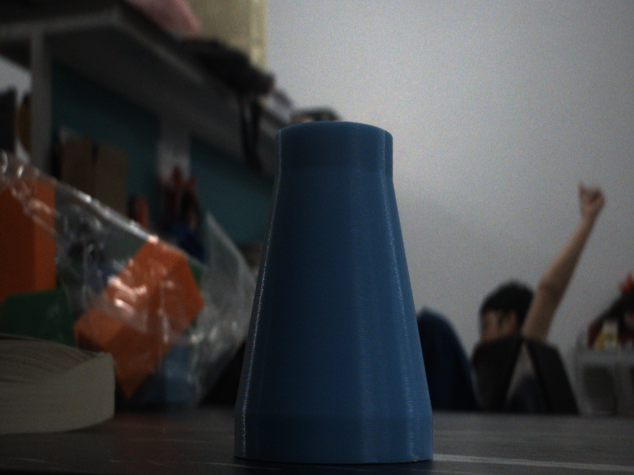
#> input picture block/light_blue.png, 634 x 475 px, found by its file name; its folder holds 4 pictures in this run
$ python felling_color.py
#> lines starting #> are read from the running program, lines starting #| are printed output that depends on the picture; after the words box and inside, x2 and y2 are one past the last pixel; in counts of white or black regions, pixels touching at a corner belong together
import cv2
import os
import numpy as np
from pathlib import Path

import yaml


CONFIG_PATH = Path(__file__).resolve().parent / "config.yaml"


def load_config(path=CONFIG_PATH):
    """从 YAML 文件加载颜色检测配置"""
    path = Path(path)
    if not path.exists():
        raise FileNotFoundError(f"找不到颜色检测配置文件: {path}")
    with path.open("r", encoding="utf-8") as f:
        return yaml.safe_load(f)


# [7 lines left out: function save_config, not called in this run]


CONFIG = load_config()

# ==================== 颜色阈值配置（由 config.yaml 加载） ====================
_COLORS_CFG = CONFIG["colors"]
COLOR_KEYS = list(_COLORS_CFG["order"])

color_thresholds = {}
MORPH_PARAMS = {}
COLOR_CODE_MAP = {}
for _name in COLOR_KEYS:
    _cfg = _COLORS_CFG[_name]
    color_thresholds[_name] = {
        k: list(v) for k, v in _cfg.items()
        if k in ('lower', 'upper', 'lower1', 'upper1', 'lower2', 'upper2')
    }
    MORPH_PARAMS[_name] = (int(_cfg['morph']['erode']),
                           int(_cfg['morph']['dilate']))
    COLOR_CODE_MAP[_name] = str(_cfg['code'])

# 反向映射：颜色代码 → 颜色名（用于根据 QR 任务只检测目标颜色）
CODE_TO_KEY = {code: name for name, code in COLOR_CODE_MAP.items()}

_DET_CFG = CONFIG["detection"]


# [27 lines left out: function build_color_masks, not called in this run]


class BlockDetector:
    """物块颜色检测器 —— 封装所有检测状态，支持 reset 重置"""

    def __init__(self, detection_area=None, circle_params=None,
                 stability_settings=None, timeout_ms=None, kernel_size=None):
        # 默认值统一取自 config.yaml；显式传入的参数优先
        if detection_area is None:
            detection_area = _DET_CFG.get("detection_area")
        self.detection_area = detection_area  # [x, y, w, h]，None 表示全图
        # 霍夫圆参数
        if circle_params is None:
            circle_params = dict(_DET_CFG.get("circle", {}))
        self.circle_params = circle_params
        # 稳定性设置
        if stability_settings is None:
            stability_settings = dict(_DET_CFG.get("stability", {}))
        self.stability_settings = stability_settings
        if timeout_ms is None:
            timeout_ms = _DET_CFG.get("timeout_ms", 100)
        self.timeout_settings = {'timeout_ms': timeout_ms}
        if kernel_size is None:
            kernel_size = _DET_CFG.get("kernel_size", 3)
        self.kernel = np.ones((kernel_size, kernel_size), np.uint8)

        # ---- 运行状态 ----
        self.reset()

    def reset(self):
        """重置所有检测状态（新一轮检测前调用）"""
        self.stable_count = 0
        self.color_stable_count = 0
        self.last_center = None
        self.last_color = None
        self.final_color = None
        self.last_radius = 0

    def _build_color_masks(self, hsv_img, target_key=None):
        """构建颜色掩膜。target_key 不为 None 时只构建目标颜色掩膜"""
        masks = {}
        keys = [target_key] if target_key else COLOR_KEYS
        for color_key in keys:
            cfg = color_thresholds[color_key]
            if 'lower1' in cfg:  # 双阈值（红色）
                m1 = cv2.inRange(hsv_img,
                                 np.array(cfg['lower1']), np.array(cfg['upper1']))
                m2 = cv2.inRange(hsv_img,
                                 np.array(cfg['lower2']), np.array(cfg['upper2']))
                mask = cv2.bitwise_or(m1, m2)
            else:
                mask = cv2.inRange(hsv_img,
                                   np.array(cfg['lower']), np.array(cfg['upper']))
            # 形态学
            e_iter, d_iter = MORPH_PARAMS[color_key]
            mask = cv2.erode(mask, self.kernel, iterations=e_iter)
            mask = cv2.dilate(mask, self.kernel, iterations=d_iter)
            masks[color_key] = mask
        return masks

    def detect(self, frame, target_code=None):
        """
        1. 全图做灰度和高斯模糊
        2. （若配置了 detection_area）只在该 ROI 内做 HSV 与轮廓筛选，
           排除画面边缘/自身车轮等误检区域；输出坐标映射回全图
        3. 找出目标颜色 → 建掩膜 → 轮廓筛选 → 真正的目标区域
        4. 对目标区域构建 ROI，画圆
        5. 输出 (formatted_data, center, color_code)

        Returns:
            (formatted_data, center, color_code)  或  (None, None, None)
        """
        h, w_full = frame.shape[:2]
#> h = 475; w_full = 634

        # ── 步骤 0：按配置裁剪检测区域（ROI 内检测，坐标后面映射回全图） ──
        roi = self.detection_area
        if roi is not None:
            rx, ry, rw, rh = (int(v) for v in roi)
            rx = max(0, min(rx, w_full - 1))
#> rx = 100
            ry = max(0, min(ry, h - 1))
#> ry = 200
            rw = max(0, min(rw, w_full - rx))
#> rw = 440
            rh = max(0, min(rh, h - ry))
#> rh = 220
            if rw <= 0 or rh <= 0:
                return None, None, None
            frame = frame[ry:ry + rh, rx:rx + rw]
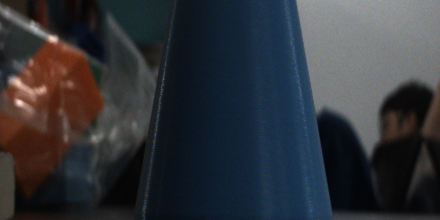
#> frame: shape (220, 440, 3); mean of channels 0, 1, 2 57.1, 51.8, 49.1; drawn as B, G, R
        else:
            rx = ry = 0
            rw = w_full
            rh = h

        # ── 步骤 1：ROI 内灰度 + 高斯模糊 ──
        gray = cv2.cvtColor(frame, cv2.COLOR_BGR2GRAY)
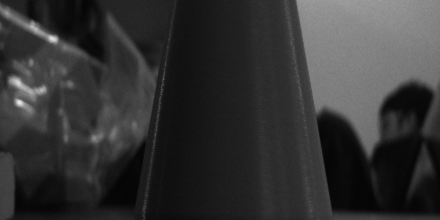
#> gray: shape (220, 440); min 4, max 237, mean 51.6
        blur_cfg = _DET_CFG.get("blur", {})
        blur_k = int(blur_cfg.get("kernel", 5))
        gray = cv2.GaussianBlur(gray, (blur_k, blur_k),
                                float(blur_cfg.get("sigma_x", 2)),
                                float(blur_cfg.get("sigma_y", 2)))

        # ── 步骤 2：ROI 内 HSV 转换 ──
        hsv_img = cv2.cvtColor(frame, cv2.COLOR_BGR2HSV)
#> hsv_img: shape (220, 440, 3); mean H, S, V 83.4, 100.1, 64.3

        # ── 步骤 3：找出目标颜色 → 掩膜 → 轮廓 → 真正目标区域 ──

        # 3a) 构建颜色掩膜（仅 ROI 范围）
        if target_code is not None and target_code in CODE_TO_KEY:
            target_key = CODE_TO_KEY[target_code]
            color_masks = self._build_color_masks(hsv_img, target_key=target_key)
        else:
            color_masks = self._build_color_masks(hsv_img)
#> the loop in _build_color_masks, `for color_key in keys:` made 6 passes
#> pass 2, in _build_color_masks, `mask = cv2.inRange(hsv_img, np.array(cfg['lower']), np.array(cfg['uppe..`:
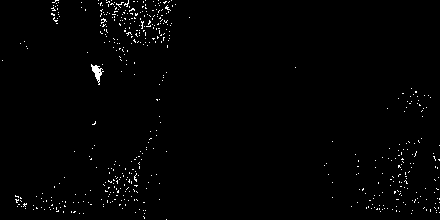
#> mask: shape (220, 440); 1.2% white in thin lines or dots
#> pass 2, in _build_color_masks, `mask = cv2.erode(mask, self.kernel, iterations=e_iter)`:
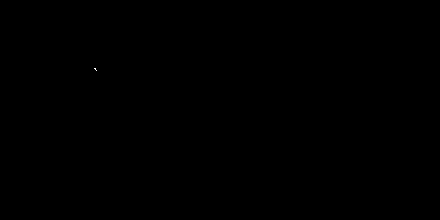
#> mask: shape (220, 440); 0% white in thin lines or dots, all inside (x1, y1, x2, y2) = (94, 68, 97, 71)
#> pass 2, in _build_color_masks, `mask = cv2.dilate(mask, self.kernel, iterations=d_iter)`:
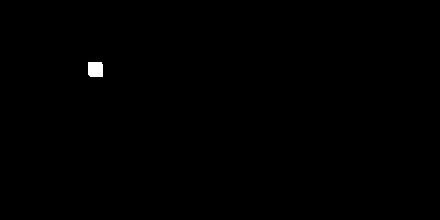
#> mask: shape (220, 440); 0.23% white; 1 white region, box (x1, y1, x2, y2) and area: (88, 62, 103, 77) 220
#> after the loop in _build_color_masks, `for color_key in keys:`: masks = 6 items
#> color_masks = 6 items

        # 3b) 合并掩膜 → 候选区域
        combined_mask = None
        for m in color_masks.values():
            if combined_mask is None:
                combined_mask = m.copy()
            else:
                combined_mask = cv2.bitwise_or(combined_mask, m)
#> this loop made 6 passes
#> pass 3, in detect, `combined_mask = cv2.bitwise_or(combined_mask, m)`:
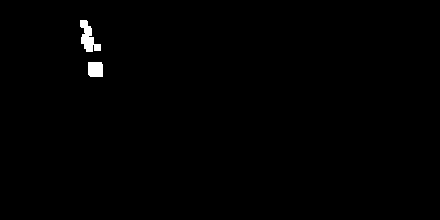
#> combined_mask: shape (220, 440); 0.59% white; 2 white regions, box (x1, y1, x2, y2) and area: (80, 20, 101, 52) 349, (88, 62, 103, 77) 220
#> after the loop:
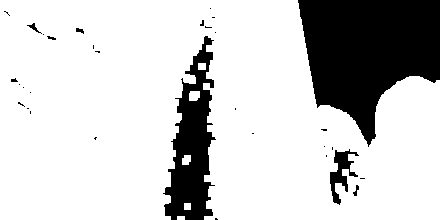
#> combined_mask: shape (220, 440); 80.1% white; 32 black regions (25 under 20 px)

        if combined_mask is None:
            return None, None, None

        # 3c) 轮廓筛选：找到真正目标
        contours, _ = cv2.findContours(combined_mask, cv2.RETR_EXTERNAL, cv2.CHAIN_APPROX_SIMPLE)
#> contours = 6 contours; box (x1, y1, x2, y2) and area: (0, 0, 440, 220) 77106, (189, 91, 200, 101) 82, (182, 155, 191, 165) 61, (198, 63, 206, 70) 42, (184, 203, 191, 210) 36, (177, 216, 185, 220) 21
        if not contours:
            return None, None, None

        # 面积门限
        min_r = max(1, int(self.circle_params.get('min_radius', 30)))
        min_area_factor = float(_DET_CFG.get("circle", {}).get("min_area_factor", 0.2))
        min_area_thresh = np.pi * (min_r ** 2) * min_area_factor

        best_candidate = None
        best_area = 0

        for cnt in contours:
            area = cv2.contourArea(cnt)
            if area < min_area_thresh:
                continue

            (cx, cy), radius = cv2.minEnclosingCircle(cnt)
            radius = int(radius)
            if radius < min_r or radius > self.circle_params.get('max_radius', 160):
                continue

            # 记录面积最大的候选
            if area > best_area:
                best_area = area
                best_candidate = (cx, cy, radius, cnt)
#> this loop made 6 passes
#> (cnt, area) on passes 1, 2, 5: ([[177, 216], [177, 219], [184, 219], [184, 216]], 21), ([[184, 203], [184, 209], [190, 209], [190, 203]], 36), ([[198, 63], [198, 69], [205, 69], [205, 63]], 42)
#> area on passes 3 to 4: 61, 82.5
#> after the loop, best_area = 0

        if best_candidate is None:
            return None, None, None

        cx, cy, radius, cnt = best_candidate
        # ROI 内坐标 → 全图坐标
        cx_full = cx + rx
        cy_full = cy + ry

        # 只要求圆心在 ROI 内。原“整个圆必须完整落在 ROI 内”的校验会
        # 因形态学膨胀使半径略大，导致物块还没出 ROI（尤其 ROI 上边在
        # y=0 时）就被误判为无效；抓取前 src.py 还有圆心在 ROI 内的门禁。
        if roi is not None:
            if not (rx <= cx_full <= rx + rw
                    and ry <= cy_full <= ry + rh):
                return None, None, None

        # ── 步骤 4：对目标区域画圆、判定颜色 ──

        # 4a) 在全图尺寸上构建圆形掩膜（用映射回全图的中心）
        roi_mask = np.zeros((h, w_full), dtype=np.uint8)
        cv2.circle(roi_mask, (int(cx_full), int(cy_full)), radius, 255, -1)

        # 4b) 在该圆内判定主颜色
        areas = {}
        for color_key in color_masks:
            areas[color_key] = cv2.countNonZero(
                cv2.bitwise_and(
                    color_masks[color_key],
                    roi_mask[ry:ry + rh, rx:rx + rw],
                )
            )

        if not areas:
            return None, None, None

        best_color_key = max(areas, key=areas.get)
        if areas[best_color_key] == 0:
            return None, None, None

        color_code = COLOR_CODE_MAP[best_color_key]

        # 目标颜色过滤
        if target_code is not None and color_code != target_code:
            return None, None, None

        # ── 步骤 5：输出 ──
        self.last_radius = radius
        center = (int(cx_full), int(cy_full))
        formatted_data = f"{center[0]:04}{center[1]:04}{color_code}"
        return formatted_data, center, color_code

    # [64 lines left out: functions update_stability, on_miss, not called in this run]

    def get_result_data(self, center):
        """稳定后获取格式化发送数据 (9字符: XXXXYYYYC)"""
        return f"{center[0]:04}{center[1]:04}{self.final_color}"


# ==================== 向后兼容：模块级默认实例（全图模式） ====================
_default_detector = BlockDetector(detection_area=None)

# 将属性暴露为模块变量（方便 src.py 中 import felling_color 后直接访问）
detection_area      = _default_detector.detection_area
circle_params       = _default_detector.circle_params
stability_settings  = _default_detector.stability_settings
timeout_settings    = _default_detector.timeout_settings
kernel              = _default_detector.kernel
stable_count        = _default_detector.stable_count        # 注意：这是引用，reset 后会变
color_stable_count  = _default_detector.color_stable_count  # 注意：这是引用，reset 后会变
last_color          = _default_detector.last_color
final_color         = _default_detector.final_color
last_radius         = _default_detector.last_radius


def block_preprocessing(frame, target=None):
    """向后兼容：直接委托给默认检测器。target 为目标颜色代码如 "1" """
    return _default_detector.detect(frame, target_code=target)


def reset_detector():
    """重置默认检测器状态"""
    _default_detector.reset()


def get_detector():
    """获取默认检测器实例"""
    return _default_detector


# ==================== HSV 取色工具 ====================
# [25 lines left out: function hsv_picker, not called in this run]


if __name__ == "__main__":
    block_path = r"/home/xu/Engineer/block"
    block_list = [os.path.join(block_path, f) for f in os.listdir(block_path)]
    print(block_list[3] if len(block_list) > 3 else "不足4张图片")

    detector = BlockDetector()
    result = detector.detect(cv2.imread(block_list[3]))
    print(f"检测结果: {result}")
